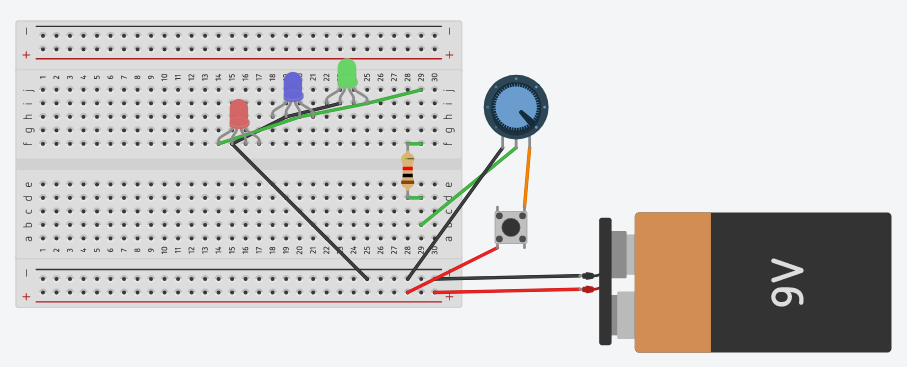
#> input picture pics/pasted image 0.png, 907 x 367 px
$ python obamicon_starter.py
#> lines starting #> are read from the running program, lines starting #| are printed output that depends on the picture
from PIL import Image

name = input("image name:")
#> the answer given: pics/pasted image 0.png
# RGB values for recoloring.
darkBlue = (0, 51, 76)
red = (217, 26, 33)
lightBlue = (112, 150, 158)
yellow = (252, 227, 166)

# Import image.
my_image = Image.open(name) #change IMAGENAME to the path on your computer to the image you're using
#> my_image is the input picture: PIL image 907x367 RGBA; mean R, G, B, A 209.4, 207.3, 205.6, 255
image_list = my_image.getdata() #each pixel is represented in the form (red value, green value, blue value, transparency). You don't need the fourth value.
image_list = list(image_list) #Turns the sequence above into a list. The list can be iterated through in a loop.
#> image_list = 332869 items
print(image_list)
#> (printed output is left out)


#YOUR CODE to loop through the original list of pixels and build a new list based on intensity should go here.
image_list_transformed = []

for pixel in image_list:
    image_list_transformed.append(pixel[0]+pixel[1]+pixel[2])
#> after the loop, image_list_transformed = 332869 items

def colorme(intensity):
    if intensity <182:
        return darkBlue
    elif intensity >= 182 and intensity <364:
        return red
    elif intensity >= 364 and intensity <546:
        return lightBlue
    else:
        return yellow

recolored = [] #list that will hold the pixel data for the new image.
for intensity in image_list_transformed:
    recolored.append(colorme(intensity))
#> after the loop, recolored = 332869 items

# Create a new image using the recolored list. Display and save the image.
new_image = Image.new("RGB", my_image.size) #Creates a new image that will be the same size as the original image.
#> new_image: PIL image 907x367 RGB; every value is 0
new_image.putdata(recolored) #Adds the data from the recolored list to the image.
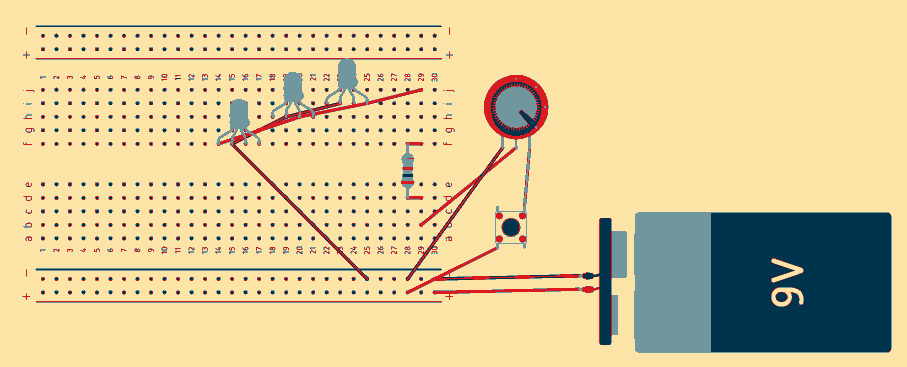
#> new_image: PIL image 907x367 RGB; mean R, G, B 218.4, 200.5, 153.8
new_image.show() #show the new image on the screen
new_image.save("recolored %s.jpg" %name, "jpeg") #save the new image as "recolored.jpg"
